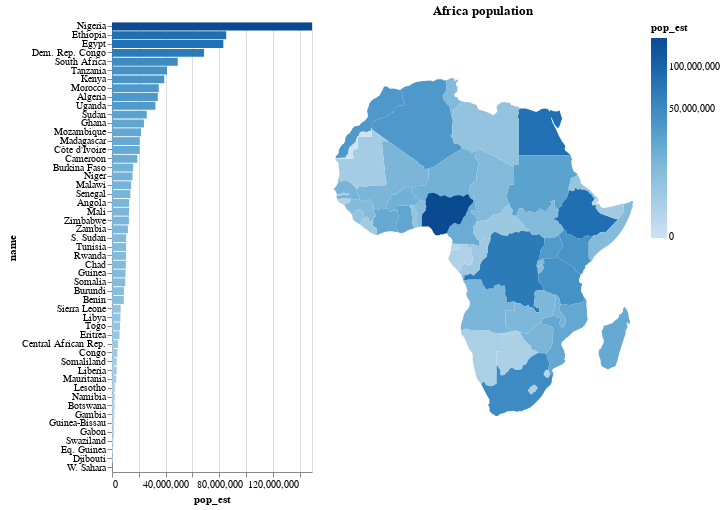

The notebook cell this image was saved under:
### Code cell
# ORIGINAL CODE FROM https://iliatimofeev.github.io/gpdvega/gallery/map_with_data.html
brush = alt.selection_single(encodings=["y"],on="mouseover", empty='none')
color = alt.Color('pop_est', scale= alt.Scale(type='pow', exponent=0.4))

alt.hconcat(
    alt.Chart().mark_bar().encode(
        x=alt.X('pop_est', scale=alt.Scale(nice=False)),
        y=alt.Y('name', sort=alt.EncodingSortField(field='pop_est',
                                            op='sum', order='descending')),
        tooltip=['name','pop_est','gdp_md_est'],
        color=alt.condition(brush, alt.value('lightgray'), color)
        ).add_selection(
            brush
        ).properties(
            width=200,
            height=450
        ),
    alt.Chart().mark_geoshape().project().encode(
        color=alt.condition(
            brush,
            alt.value('lightgray'),
            color,
        ),
        tooltip=['name','pop_est','gdp_md_est'],
        ).properties(
            width=300,
            height=450,
            title='Africa population'
        ),
    data=world[world.continent == 'Africa']
)
